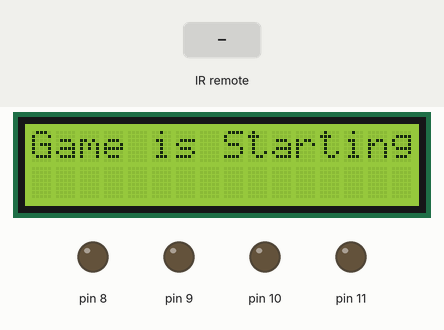
This sketch was run on a simulated Arduino Uno, built with avr-gcc and run on an emulated ATmega328P. Parts: 16×2 character LCD, output pins drawn as LEDs (lit = HIGH). The inputs (shaded band) are chosen by the test bench. Random numbers use the default seed unless the sketch sets one.

Above: at 2.1 s.
At 13.2 s:
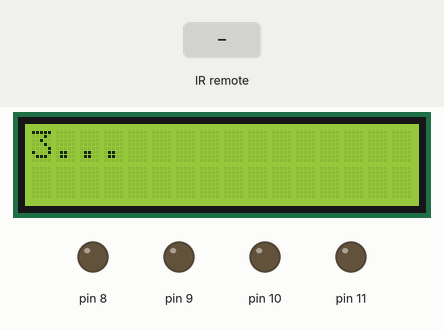
13.3 s: infrared code 0x11 received
18.8 s: infrared code 0x10 received
At 23.8 s:
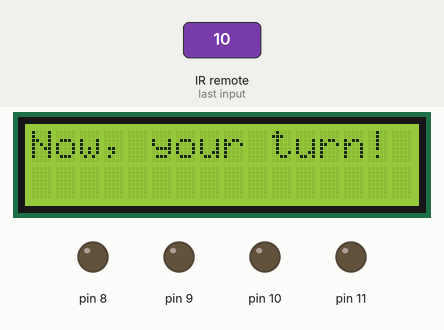
24.2 s: infrared code 0x12 received
At 25.1 s:
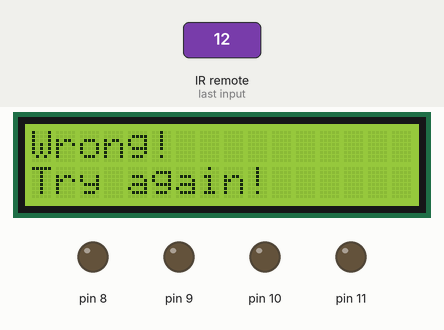
26.3 s: infrared code 0x14 received
At 36.7 s:
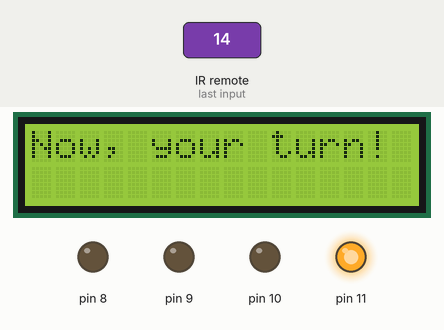
Timing chart, 0 to 38.3 s (numbered marks = the images above; inputs shaded):
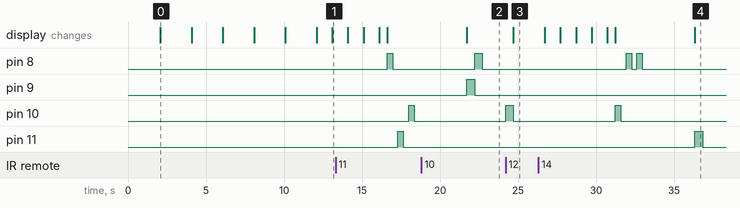

The sketch:

memory_game_using_remote.ino
```cpp
#include <IRremote.h>
#include <LiquidCrystal.h>

#define DECODE_NEC
#define IR_RECEIVE_PIN 2

LiquidCrystal lcd(13, 12, 3, 4, 5, 6);
IRrecv irReceiver(IR_RECEIVE_PIN);
decode_results results;

void setup() {
  Serial.begin(115200);
  lcd.begin(16, 2);
  lcd.print("Welcome!");
  delay(2000);
  lcd.clear();
  lcd.print("Game is Starting");
  delay(2000);
  lcd.clear();
  lcd.setCursor(0, 0);
  lcd.print("Press 1 for");
  lcd.setCursor(0, 1);
  lcd.print("Green");
  delay(2000);
  lcd.clear();
  lcd.setCursor(0, 0);
  lcd.print("Press 2 for");
  lcd.setCursor(0, 1);
  lcd.print("Yellow");
  delay(2000);
  lcd.clear();
  lcd.print("Press 3 for");
  lcd.setCursor(0, 1);
  lcd.print("Red");
  delay(2000);
  lcd.clear();
  lcd.print("Press 4 for");
  lcd.setCursor(0, 1);
  lcd.print("Blue");
  delay(2000);
  lcd.clear();
  irReceiver.enableIRIn();
  pinMode(8, OUTPUT);
  pinMode(9, OUTPUT);
  pinMode(10, OUTPUT);
  pinMode(11, OUTPUT);

  randomSeed(analogRead(A0));
}

int generatedSequence[10];
int currentLength = 0;
int lengths[] = {3,3,3};
int sequenceCount = 0;

void generateSequence() {
  if (sequenceCount >= sizeof(lengths) / sizeof(lengths[0])) {
    return;
  }

  currentLength = lengths[sequenceCount];
  for (int j = 0; j < currentLength; j++) {
    int pin = random(8, 12);
    generatedSequence[j] = pin;
    digitalWrite(pin, HIGH);
    delay(350);
    digitalWrite(pin, LOW);
    delay(350);
  }
  delay(2000);
  sequenceCount++;
}

int playerInput[10];
int inputCount = 0;

void loop() {
  lcd.setCursor(0, 0);
  lcd.print("Memorize");
  lcd.setCursor(0, 1);
  lcd.print("sequence!");
  delay(1000);
  lcd.clear();
  lcd.print("3...");
  delay(1000);
  lcd.clear();
  lcd.print("2...");
  delay(1000);
  lcd.clear();
  lcd.print("1!");
  delay(1000);
  lcd.clear();
  lcd.print("GO!!!");
  delay(500);
  lcd.clear();

  generateSequence();
  delay(1000);

  lcd.clear();
  lcd.print("Now, your turn!");

  while (inputCount < currentLength) {
    if (irReceiver.decode()) {
      int buttonPressed = ButtonToPin(irReceiver.decodedIRData.command);
      if (buttonPressed != -1) {
        digitalWrite(buttonPressed, HIGH);
        delay(500);
        digitalWrite(buttonPressed, LOW);
        playerInput[inputCount++] = buttonPressed;
      }
      irReceiver.resume();
    }
  }

  bool correct = true;
  for (int i = 0; i < currentLength; i++) {
    if (playerInput[i] != generatedSequence[i]) {
      correct = false;
      break;
    }
  }

  lcd.clear();
  if (correct) {
    lcd.print("Correct!");
    delay(2000);
  } else {
    lcd.print("Wrong!");
    lcd.setCursor(0, 1);
    lcd.print("Try again!");
    delay(2000);
    lcd.clear();
    sequenceCount = 0;
    inputCount = 0;
    for (int i = 0; i < currentLength; i++) {
      digitalWrite(generatedSequence[i], LOW);
    }
    return;
  }

  inputCount = 0;

  if (sequenceCount >= sizeof(lengths) / sizeof(lengths[0])) {
    lcd.clear();
    lcd.print("Well done!");
    delay(2000);
    lcd.clear();
    lcd.print("Game is");
    lcd.setCursor(0, 1);
    lcd.print("Finished!!");
    delay(10000);
  }
}

int ButtonToPin(int c) {
  switch (c) {
    case 16: return 8;
    case 17: return 9;
    case 18: return 10;
    case 20: return 11;
    default: return -1;
  }
}
```

Measured:
- after the input at 18.8 s, pin 8: LOW → HIGH after 3.4 s, → LOW 0.50 s later
- after the input at 24.2 s, pin 10: LOW → HIGH at once, → LOW 0.50 s later; the display: changes after 0.50 s (image 3)
- after the input at 26.3 s, pin 11: LOW → HIGH after 10.0 s, → LOW 0.50 s later
- what the display in image 0 shows lasts 2.0 s, from 2.1 s to 4.1 s
